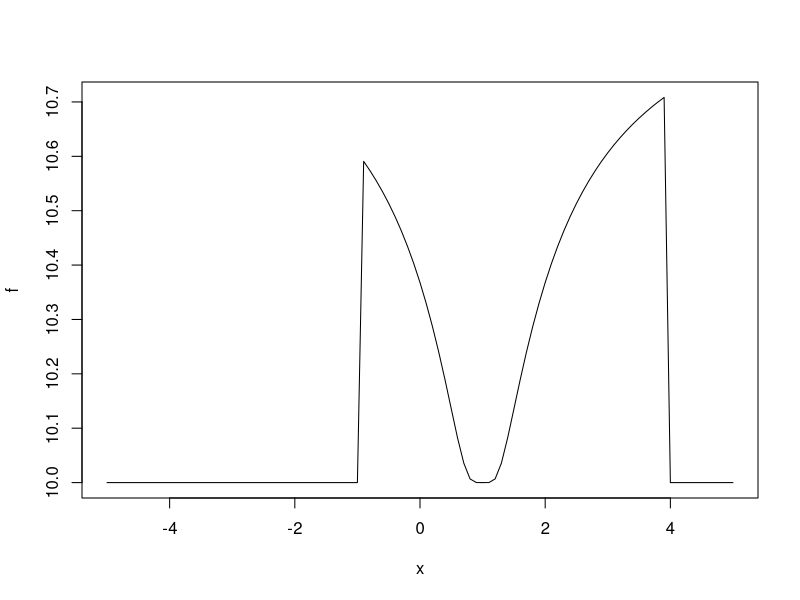
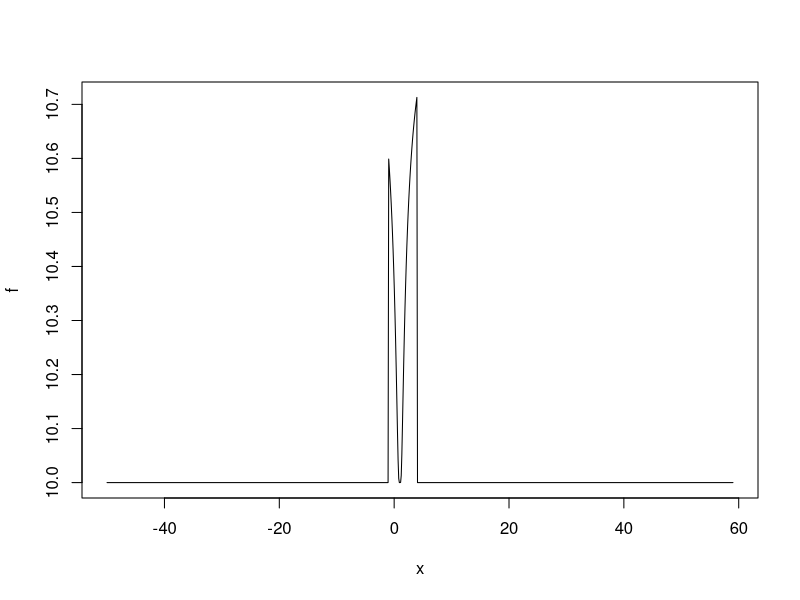
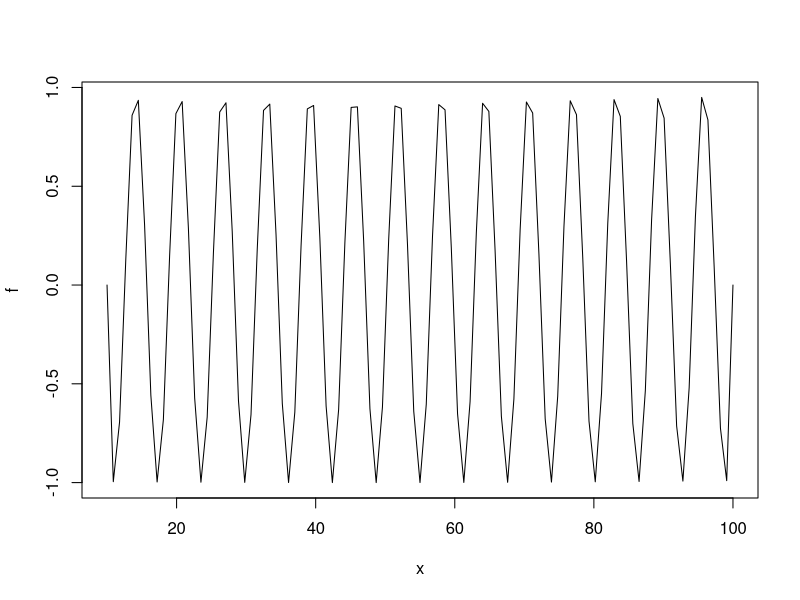
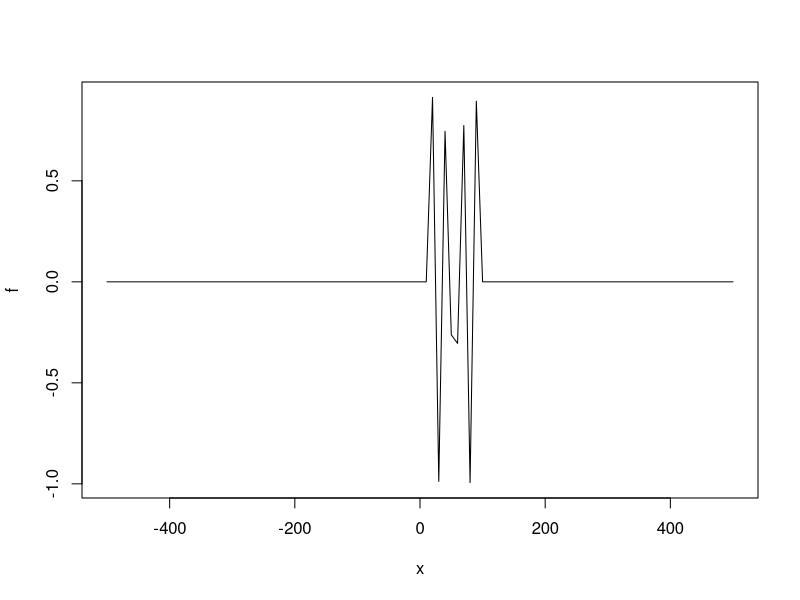
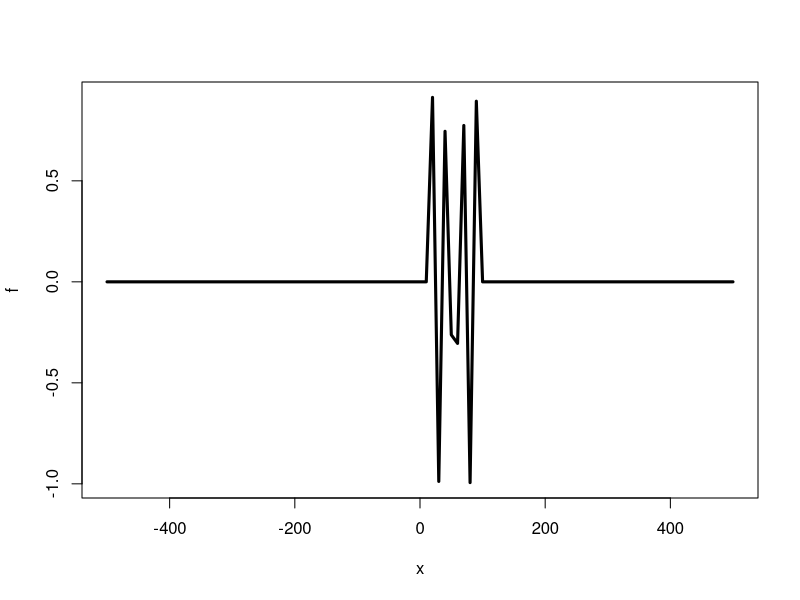
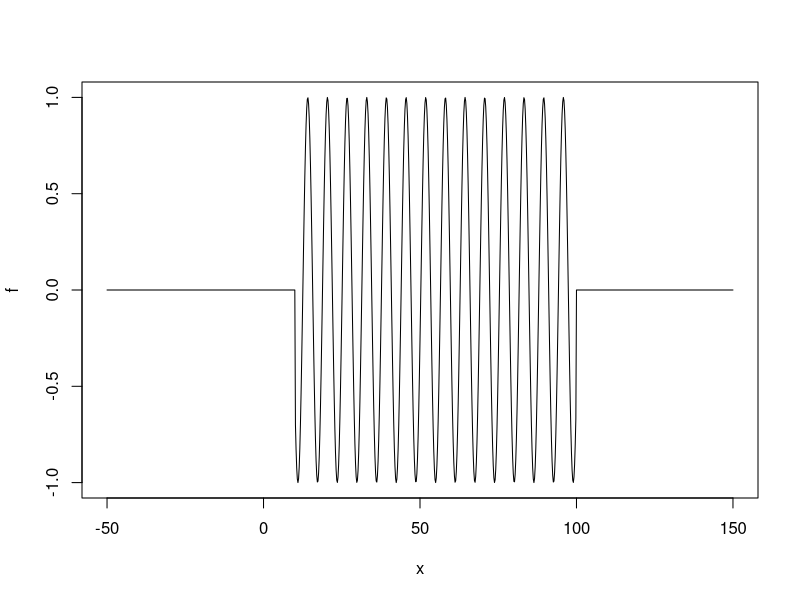
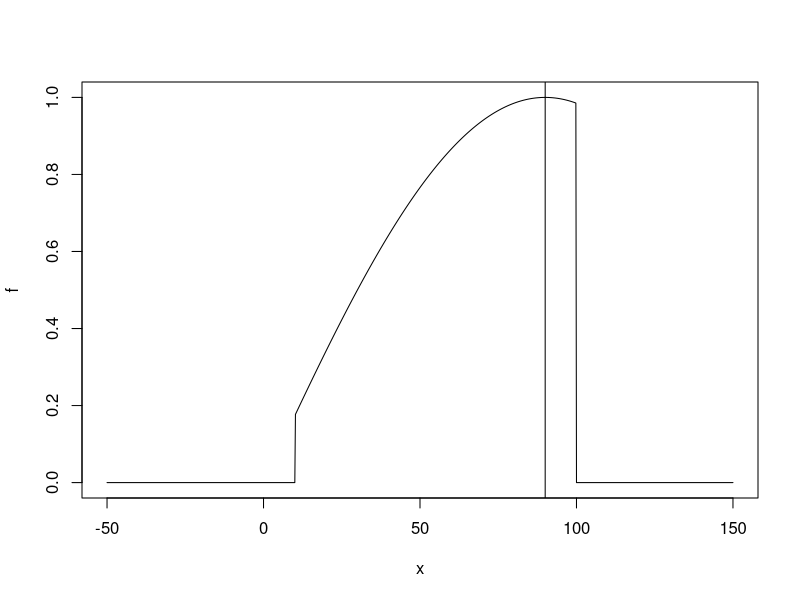
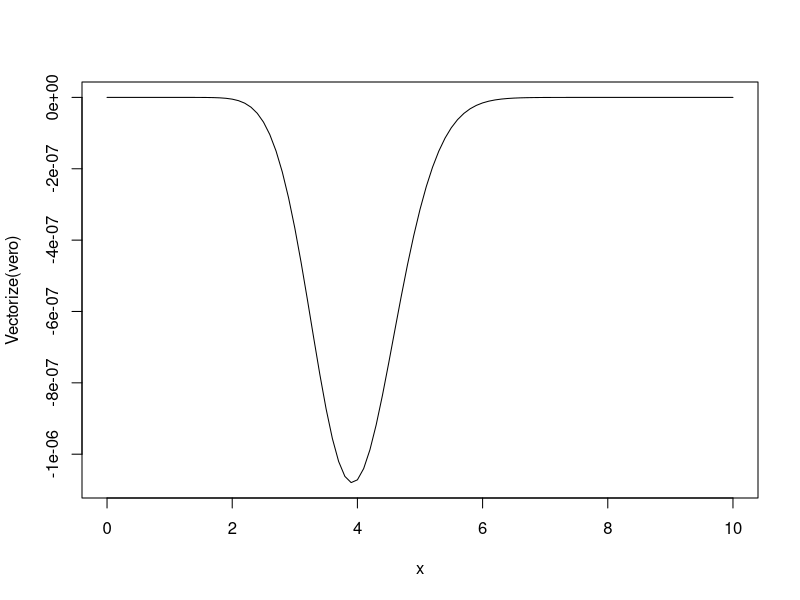

Reproduce these figures in R, in order. (Note: this script raises an error after producing the figures.)
#10 septiembre 

# Define a custom function
f <- function(x) (-1 < x & x < 4) *exp(-1 / abs(x - 1))+ 10

# Plot the function
plot(f, from = -5, to = 5)

# ize the function in different intervals
optimize(f,c(-5,5))
optimize(f,c(-50,59))

# Plot the function over a wider range
plot(f, -50, 59, n=1001)

#Optimizacion trigonometrica
# Define function to convert degrees to radians
deg2rad <- function(deg) {
  return(deg * pi / 180)
}

# Define objective function (sine in radians)
f <- function(x) {
  return(sin(x))
}

# Optimization
result <- optimize(f, 
                   interval = c(deg2rad(10), deg2rad(100)), 
                   maximum = TRUE)

# Convert result back to degrees
max_x_deg <- result$maximum * 180 / pi
max_value <- result$objective

# Print results
cat("El máximo ocurre en x =", round(max_x_deg, 2), "grados\n")
cat("El valor máximo es", round(max_value, 4), "\n")

#Function Exploration with Plots
# Define a new function with conditional output
f <- function(x) ifelse (10 < x & x < 100, sin(x),0)

# Plot the function over different ranges
plot(f,10,100)
plot(f,-500,500)
plot(f,-500,500, lwd=3)

# Plot with more detail
plot(f,-50,150,n=1001)

# Convert degrees to radians within the function
f <- function(x) ifelse (10 < x & x < 100, sin(x* pi / 180),0)
plot(f, -50, 150,n=1001)

# Define interval and optimize
intervalo <- c(10, 100)
result <- optimize(f, interval = intervalo, maximum = TRUE); print(result)

# Add vertical line at maximum
abline(v=90)

# Alternative optimization method
f.neg <- function(x) -f(x)
optimize(f.neg, intervalo)

##  Robust Optimization Methods
# Define a simple quadratic function
f <- function(x) (x - 3)^2 + 5

# Perform optimization using Nelder-Mead method
result <- optim(par = 100, fn = f, method = "Nelder-Mead")
cat("Minimum x:", result$par, "\n")
cat("Minimum value:", result$value, "\n")

# Define Rosenbrock function
fr <- function(x) {
  x1 <- x[1]
  x2 <- x[2]
  100 * (x2 - x1 * x1)^2 + (1 - x1)^2
}

# Visualize Rosenbrock function (3D plot code omitted for brevity)

# Optimize Rosenbrock function with different starting points and methods
optim(c(0,0), fr)
optim(c(-5,-5), fr)
optim(c(10,7), fr)
optim(c(-5,-5), fr, method="Nelder-Mead")
optim(c(-5,-5), fr, method="CG")
optim(c(-5,-5), fr, method="BFGS")
optim(c(10,7), fr, method="BFGS")

##5: Gamma Distribution and Maximum Likelihood Estimation
# Define the sample
x <- c(90, 10, 60, 186, 61, 49, 14, 24, 56, 20, 79, 84, 44, 59, 29, 118,
       25, 156, 310, 76, 26, 44, 23, 62, 130, 208, 70, 101, 208)

# Gamma density function
f <- function(x,b,m) (b/m*(b*x/m)^(b-1)*exp(-b*x/m))/gamma(b)

# Example of density calculation
f(30,1,1/30) 

# Likelihood function
v <- function(X,b,m) prod(f(X,b,m))

# Examples of likelihood calculations
print(f(30, 1, 25)) # density at x=30, b=1, m=25
print(f(30:33, 1, 25)) # densities for x=30, 31, 32, 33
print(v(30:33, 1, 25)) # likelihood (product of densities) for x=30, 31, 32, 33

# Log-likelihood functions
logf <- function(x,b,m) log(b/m*(b*x/m)^(b-1)*exp(-b*x/m))/gamma(b)
logv <- function(X,b,m) sum(logf(X,b,m))

# Example log-likelihood calculations
logf(30:33,1,25)
logv(30:33,1,25)

# Function to optimize (negative log-likelihood)
optimizable <- function (par) -logv(x, par[1], par[2])
optim(c(1,1), optimizable)

# Checking results
logv(x, 1.6, 83)
logv(x,1.6,84)

#6: Linear Programming Examples

# Install and load lpSolve package
install.packages("lpSolve")
library("lpSolve")

# Simple linear programming example
m <- lp ("max",
         c(0.6, 0.5),
         rbind(c(1,2),c(3,1)),
         "<=",
         c(1,2))
print(m)

# More complex example (pill production)
resultado <- lp("max",
                c(2, 1), # objective function coefficients
                matrix(c(40,1,-2, 30,0,1), 3), # constraint coefficients
                c("<", ">", ">"),              # constraint directions
                c(600, 3, 0))                  # right-hand side of constraints
resultado$solution


#7: Gamma Distribution Maximum Likelihood (Continued)
muestra <- c(3,5,2,4,5,4,2,4)
p <- 1

dgamma(muestra,p)
prod(dgamma(muestra,p))

vero <- function(p) prod(dgamma(muestra,p))
vero(1)
vero(2)
vero(22)

optim(2,vero)

# For maximization (negative of the function)
vero <- function(p) -prod(dgamma(muestra,p))
optim(2,vero)

# Plotting the function
plot(Vectorize(vero), 0,10) 

#8: Complex Linear Programming Example (Mine Problem)

library(lpSolve)

# Define the problem using lp()
s <- lp("min", 
        c(2, 11, 12, 24, 13, 18),  # Objective function
        rbind(c(1,1,0,0,0,0),      # Constraints
              c(0,0,1,1,0,0),
              c(0,0,0,0,1,1),
              c(1,0,1,0,1,0),
              c(0,1,0,1,0,1)),
        c(rep("<=", 3), rep(">=", 2)),  # Constraint directions
        c(40, 40, 20, 40, 60))          # Right-hand side of constraints

# Print the solution
print(s)
s$solution
#la produccion se va a central + cara  
#[0,40] central a da a mina e

#[40,0] mina b da a mina e

#[0,20] mina c da a mina e

#problema de 8 reinas

## xij = 1 si hay reina en fila "i" y columna "j
## xij = 0 si no
## objetivo: max suma xij para i=1..n j=1..n

## restricciones:
 # para i = 1..n(suma xij para j=1..n) <=1 (una reina en cada fila)
 # para j = 1..n(suma xij para i=1..n) <=1 (una reina en cada columna)
 # para k = 2..16 (suma xij tales que i+k=k) <=1 (una reina en diagonal principal)
 # para k = -7..7 (suma xij tales que i+k=k) <=1 (una reina en diagonal secundaria)

# Function to solve N-Queens problem
reinas <- function (k, col, diag45, diag135, nReinas=8)
{
  if (k==nReinas) stop (paste (col, collapse="-"))
  else for (j in 1:nReinas)
    if (!(j%in%col) && !((j-k)%in%diag45) && !((j+k)%in%diag135))
    {
      reinas (k+1,
              c (col, j),
              c (diag45, j-k),
              c (diag135, j+k),
              nReinas)
    }
}

# Solve for 26 queens
reinas (0, integer(0), integer(0), integer(0), 26)

# Measure execution time
ptm <- proc.time()
try(reinas(0, integer(0), integer(0), integer(0), 26))
elapsed_time <- proc.time() - ptm
print(elapsed_time)

#10: Simulated Annealing Visualization
#cuando temperatura es alta la particula se mueve sin dificultad
#cuando se enfria le cuesta salir del minimo

options (OutDec = ",")
f <- function (x) sin(x*10) + x^2
xmin <- -2; xmax <- 2; niter <- 1000
T <- 10; sigma <- 0.5; I <- 10
x <- seq (xmin, xmax, 0.01)
plot (x, f(x), type="l")
x0 <- runif (1, xmin, xmax); y0 <- f(x0)
for (n in 1:niter) {
  T <- T * 0.995 #la temperatura va bajando en cada interaccion
  text (0, 4, signif(T,2))
  koloro <- rgb (1 - n/niter, 0, n/niter)
  points (x0, y0, col=koloro, pch=19)
  x1 <- max (xmin, min (xmax, rnorm (1, x0, sigma))) #generamos un punto x1 con una cierta dispersion con respecto al punto xo
  y1 <- f(x1)
  if (y1 <= y0) alfa <- 1 else
    alfa <- exp ((y0-y1)/T) #si el punto esta por debajo del inicial entonces elegimos el punto de debajo
  if (runif(1) < alfa){
    for (i in 0:I) {
      xi <- x0 + (i/I)*(x1-x0)
      yi <- f(xi)
      points (xi, yi, col=koloro, pch=19)
      points (xi, yi, col="white", pch=19)
    }
    lines (x, f(x))
    x0 <- x1; y0 <- y1
  }
  points (x0, y0, col=koloro, pch=19)
  text (0, 4, signif(T,2), col="white")
}
text (0, 4, signif(T,2))

#11: Optimizing a "Wild" function
fw <- function(x) {
  10 * sin(0.3 * x) * sin(1.3 * x^2) + 0.00001 * x^4 + 0.2 * x + 80
}

# Plot the function
plot(fw, -50, 50, n = 1000, main = "optim() minimising 'wild function'")

# Use optim to find the minimum
res <- optim(50, fw, method = "SANN",
             control = list(maxit = 20000, temp = 20, parscale = 20))
print(res)

# Find minima using optimize
min1 <- optimize(fw, c(-50, 50))
min2 <- optimize(fw, c(-100, 100))

# Add points to the graph
points(min1$minimum, min1$objective, col = 2, pch = 16, cex = 3)
points(min2$minimum, min2$objective, col = 2, pch = 16, cex = 3)

# Additional optimization attempts
optim(40, fw, method="SANN", control=list(maxit=100000))
optim(40, fw, method="SANN", control=list(maxit=1000000, temp=100))
points(-15.81, 67.47, col=3, pch=16, cex=3)
optim(40, fw, method="SANN", control=list(maxit=1e6, temp=75))

#interacciones permite enfriarse durante mas tiempo
#temperatura = energia inicial de la particula
#T es temperatura

#recocido basico: espacio de soluciones, puntos vecinos y temperatura
#parte del codigo para explicar mejor
#proceso iterativo que permite "saltar" a soluciones peores 
if (y1 <= y0) alfa <- 1 else
  alfa <- exp((y0 - y1) / T)
#Decision de aceptación
if (runif(1) < alfa) {
  x0 <- x1; y0 <- y1}

#explicacion
exp ((y0-y1)/T)
#a mayor temperatura es mas probable el salto
#cuanto mas altura (diferencia entre yo y y1) hay mas probabilidad del salto
#cuando vamos enfriando menos probabilidad de saltar en pozos lejanos

#12: N-Queens Problem (Simulated Annealing Approach)

# Function to generate a neighbor solution
vecino <- function(p, n=length(p)) {
  ij <- sample(n,2)
  p[ij] <- p[rev(ij)]
  p
}

# Function to count collisions
colisiones <- function(p, n=length(p)) {
  con <- 0
  for(i in 1:(n-1)) {
    for(j in (i+1):n) {
      if(abs(p[i] - p[j]) == abs(i - j)) {
        con <- con + 1
      }
    }
  }
  return(con)
}

# Optimize using simulated annealing
optim(sample(8), colisiones, gr = vecino, method = "SANN")

# Larger problem
optim(sample(20), colisiones, vecino, method = "SANN", control = list(temp=5))

# Measure time for a very large problem
system.time({
  result <- optim(sample(300), colisiones, vecino, method = "SANN", 
                  control = list(maxit = 10000, temp = 5))
  print(result)
})


#13: Custom Simulated Annealing Implementation

# Custom implementation of Simulated Annealing for N-Queens
system.time({
  f <- colisiones
  niter <- 10000
  T <- 10
  x0 <- sample(100)  # Generate a random initial solution
  y0 <- f(x0)  # Evaluate the quality of the initial solution
  
  for (iter in 1:niter) {
    # Generate a new neighbor solution
    x1 <- vecino(x0)
    y1 <- f(x1)
    
    # Calculate acceptance probability
    if (y1 <= y0) {
      alfa <- 1
    } else {
      alfa <- exp((y0 - y1) / T)
    }
    
    # Accept or reject the new solution
    if (runif(1) < alfa) {
      x0 <- x1
      y0 <- y1
    }
    
    # Reduce temperature
    T <- T * 0.995
  }
  
  # Return results
  print(list(permu = x0, colis = y0))
})

# Compare with built-in optim function
system.time({
  result <- optim(sample(50), colisiones, vecino, method = "SANN", 
                  control = list(maxit = 10000, temp = 5))
  print(result)
})

#14: Parallel Processing Exploration
      
Sys.sleep(10)
system.time(Sys.sleep(10))

pausa <- function() Sys.sleep(10)

system.time(pausa())

system.time({pausa(); pausa()})

system.time(replicate(2, pausa())) #takes 40 seconds

pausa <- function(x) Sys.sleep(10)
system.time(lapply(1:2, pausa))
system.time(parallel::mclapply(1:2, pausa)) #the two pauses execute one after another

library(parallel)
system.time(parallel::mclapply(1:2, pausa))
#these are two simultaneous pauses, so they're two pauses on each processor
detectCores()

#15: Linear Regression and lapply Example

# Simple linear regression
regre <- lm(mpg ~ wt, mtcars)
regre$coefficients
summary(regre)$r.squared

list(R2 = summary(regre)$r.squared, coef = regre$coefficients)

# Using lapply for multiple regressions
lista <- lapply(1:ncol(mtcars), function(i) {
  regre <- lm(mtcars$mpg ~ mtcars[, i])
  list(R2 = summary(regre)$r.squared, coef = coef(regre))
})
lista

names(lista) <- names(mtcars)[-1]

# Parallel processing example
library(parallel)
system.time(parallel::mclapply(1:2, pausa))


#24 Septiembre

nReinas <- function (n=8, maxiter=10000) # nu'mero de reinas / taman~o del tablero
{
  ## cada solucio'n se representa como una permutacio'n, p
  colisiones <- function (p)
  {
    colisiones <- 0
    for (i in 1:(n-1))
      for (j in (i+1):n)
        colisiones <- colisiones + (j-i == abs(p[j]-p[i]))
    colisiones
  }
  ## solucio'n vecina de la actual por trasposicio'n
  otra <- function (p)
  {
    ij    <- sample (n, 2)
    p[ij] <- p[rev(ij)]
    p
  }
  ## recocido simulado
  temp <- n
  iter <- 0
  sol0 <- sample (n) #
  val0 <- colisiones (sol0)
  while (iter<maxiter && val0>0)
  {
    sol1 <- otra (sol0)
    val1 <- colisiones (sol1)
    if (val1 <= val0) alfa <- 1 else alfa <- exp ((val0-val1)/temp)
    if (rbinom(1,1,alfa)) {sol0 <- sol1; val0 <- val1}
    iter <- iter + 1
    temp <- temp * 0.995
  }
  cat ("Mejor solucio'n:", sol0, ". Mejor resultado:", val0, "\n")
  return(list(colisiones=val0, posiciones = sol0))  #le añadimos esta lista en vez de return(sol0)
}

nReinas(100, 1e4) #en examen fijarse en parametros y solo usar esos 
#salen dos resultados porque el segundo es interactivo y el primero es raw
nReinas(100, 1e4) -> resultado; print(resultado) #esto nada 

#resultado: vector de soluciones que es util

#Ej:usar lappy con diferentes tamaños de nreinas
?lapply

#prueba en clase
lista <- lapply(1:5, function(i) {
  result <- nReinas(i, 1e4)
  return(result)
}) #mi error
  
resultados <- lapply(c(8:12), nReinas); resultados #primera opcion

#resultados2 <- lapply(rep(20,5) nReinas); resultados2 #error sintaxis

#lo mismo pero cambiando el numero de iteraciones en lugar del numeros de reinas
resultados <- lapply(c(100,1000,10000), nReinas) #si queremos hacer el calculo con el segundo argumento

envoltorio <- function(x) nReinas(8,x)
resultados <- lapply(c(100,1000,10000), envoltorio)

#definir una función que combine los dos pasos anteriores
#entrada: número de recocidos que ejecutar
#salida: la lista creada por lapply

resultados <- recocidos(2) #hacer dos recocidos de tamaño 50

gran_recocidos <- function(k) lapply(rep(150,k), nReinas)
gran_recocidos(150) #en realidad solo hay una salida pq hay colisiones

base_recocidos <- function(k) lapply (rep(50,k), nReinas)

m_recocidos <- function(k) mcapply (rep(50,k), nReinas)

system.time(resultados <- base_recocidos(2))

library(parallel)
system.time(resultados <- m_recocidos(2)) #mcapply no funciona en windows

#probamos con mas valores (en windows mcapply no funciona)
library(parallel)
m_recocidos <- function(k) {
  cl <- makeCluster(getOption("cl.cores", 11))
  resultados <- parLapply(cl, rep(50, k), nReinas)
  stopCluster(cl)
  
  return(resultados)
}

system.time(resultados <- m_recocidos(1))

#filtrar resultados para quedarnos con soluciones con 0 colisiones:

resultados0 <- base_recocidos(2)
str(resultados0)
class(resultados0)

Filter(function(x) x$colisiones ==0, resultados0)

resultados0[lapply(resultados0, function(x)x$colisiones)] #da error corregir pq estara mal copiado

sapply(resultados0, function(x) x$colisiones == 0)

resultados0[lapply(resultados0, function(x) x$colisiones) ==0] -> resultados.buenos

resultados.buenos <- lapply(resultados.buenos, function(x) x$posiciones)

#02 octubre
#Preguntas repaso
#Recocido
#Que es el recocido
#Cual es la formula y que significa cada elemento
#Que es la decision verdadero o falso cuando aumenta T
#Porque recocido es un algoritmo minimizacion
#Si vamos hacia arriba en la formula el exponente queda entre 0 y 1 entonces... 
#porque hablamos de probabilidad y decimos "probabilidad de salto"?


#N-reinas: como representamos el vecino 
#Que son las permutaciones
#¿Vecino = permutacion? ¿Que tiene que ver? 
#R tiene una funcion optim que permite ejecutar el recocido similado, que argumentos hay que usar?
#Que argumentos tiene la funcion de optim en un recocido
#Que dos opciones hicimos para resolver el problema de las n reinas
#Que representan la 'ij' y cual es la distancia de las parejas


#Que es la paralelizacion
#Cual es la utilidad de lapply y ¿que es lo que hace?
#Si añadimos mcapply se reduce el tiempo a la mitad, ¿porque?
#Que significa el "mc" en "mclapply"
#Que pasa si hacemos dos recocidos en paralelo¿?

vecino <- function(p, n=length(p)) {ij <- sample(n,2); p[ij] <-p[rev(ij)];p}
vecino(1:8) #si lo hago otra vez cambia el resultado

#Posibles parejas 
combn(8,2)

#lo que hace con los indices es comprobar que no esten en las diagonales
#misma diagonal si i_1 - j_1 = i_2 - j_2 o i_1 + j_1 = i_2 + j_2
colisiones <- function(p, n = length(p))
                    sum(apply(combn(n,2),
                    2, 
                    function(ij) {
                      i <- ij[1]
                      j <- ij[2]
                     (j-i) == abs(p[ij][1]-p[ij][2])}))
vecino <- function(p, n = length(p)) {ij <- sample(n,2); p[ij] <- p[rev(ij)];p}
sol <- optim(sample(5), colisiones, vecino, method = "SANN")
colisiones(sample(5))
c(col=sol$value, permu=sol$par)
names(sol) #par es la combinacion ganadora 

#cambiar parametros: temperatura 
sol <- optim(sample(5), colisiones, vecino, method = "SANN", control=c(temp=1))
c(col=sol$value, permu=sol$par)

system.time({
  sol1 <- optim(sample(30), colisiones, vecino, method = "SANN", control = list(temp = 1))
  sol2 <- optim(sample(30), colisiones, vecino, method = "SANN", control = list(temp = 1))
})

c(col1 = sol1$value, col2 = sol2$value)

#dos funciones de recocido en paralelo 
recocido <- function(x)
   optim(sample(30), colisiones, vecino, method="SANN",control=c(temp=1))
system.time( sol <- lapply(1:2, recocido))
c(col1 = sol1$value, col2 = sol2$value)

system.time( sol <- lapply(1:2, recocido))
c(col1 = sol[[1]]$value, col2 = sol[[2]]$value)




#nos saltamos la limitacion de mclapply
recocido <- function(x)
{
  colisiones <- function(p, n = length(p))
    sum(apply(combn(n,2),
              2, 
              function(ij) {
                i <- ij[1]
                j <- ij[2]
                (j-i) == abs(p[ij][1]-p[ij][2])}))
  vecino <- function(p, n = length(p)) {ij <- sample(n,2); p[ij] <- p[rev(ij)];p}
  optim(sample(30), colisiones, vecino, method="SANN",control=c(temp=1))
  
}  
library(parallel)
cl  <- makeCluster (detectCores() - 1)
system.time(sol <- parLapply(cl, 1:2, recocido))
stopCluster (cl)

detectCores()

#problema del viajante
?optim
library(stats)
eurodist

eurodistmat <- as.matrix(eurodist)

distance <- function(sq) {  # Target function
  sq2 <- embed(sq, 2) #organiza los numeros por parejas 
  sum(eurodistmat[cbind(sq2[,2], sq2[,1])])
}

sq <- c(1:nrow(eurodistmat), 1) #valores 1 2 3 4 5 1
distance(sq) #distancia entre Athens,Barcelona,Brussels,Calais,Cherbourg
colnames(eurodistmat)[1:5]

genseq <- function(sq) {  # Generate new candidate sequence
  idx <- seq(2, NROW(eurodistmat)-1)
  changepoints <- sample(idx, size = 2, replace = FALSE)
  tmp <- sq[changepoints[1]]
  sq[changepoints[1]] <- sq[changepoints[2]]
  sq[changepoints[2]] <- tmp
  sq
}


#acabar este ejercicio
#interpretar como ejecuta la distancia 
